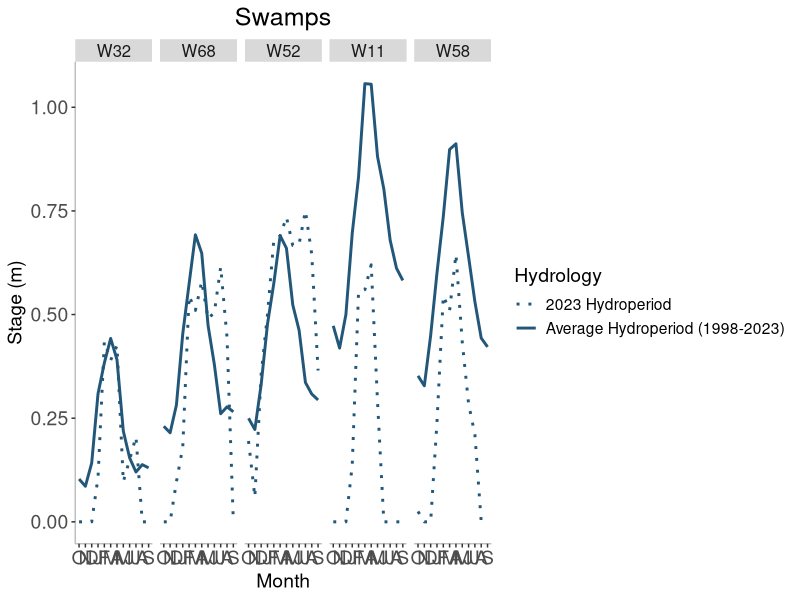
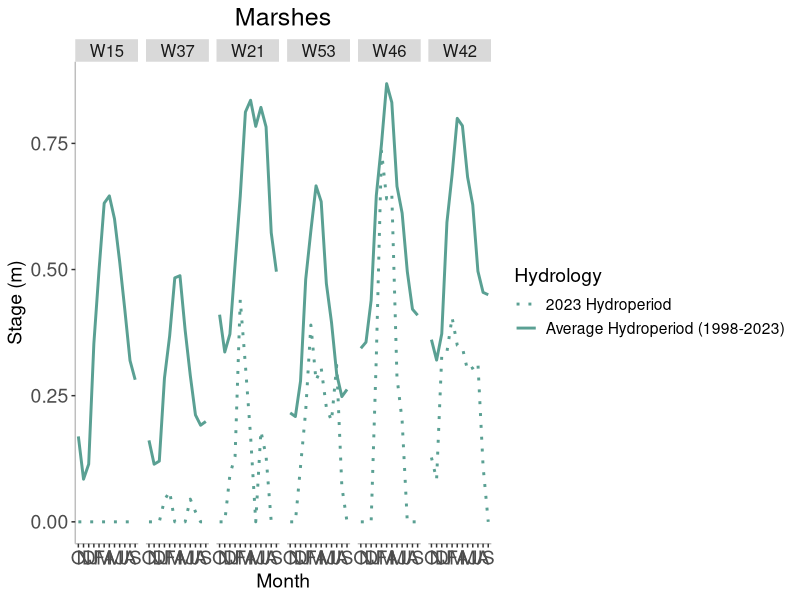
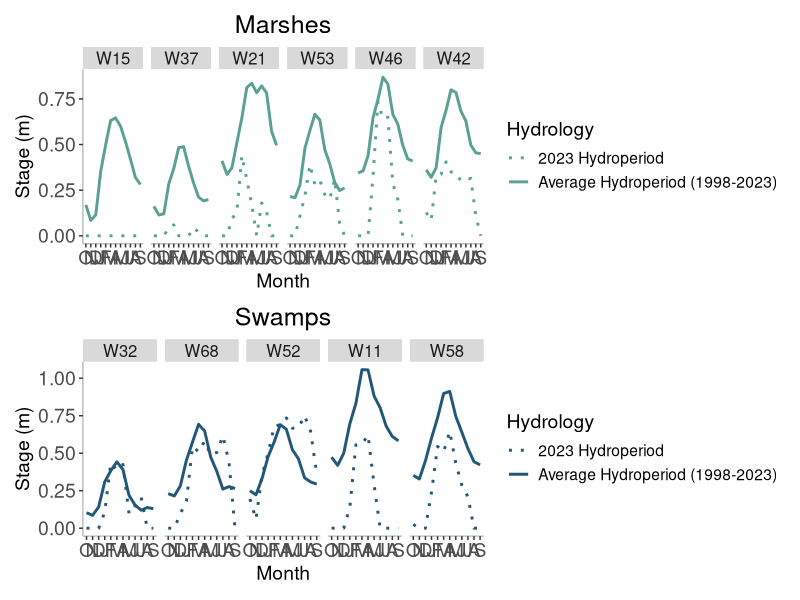

These figures' R source, in order:
### Figure 3
# loading in packages
library(dplyr) 
library(lubridate) 
library(ggplot2)
library(patchwork)

# historical hydrology

hydro_data <- read.csv("HistoricalHydrology.csv")

hydro_data <- hydro_data[-c(5:11)]

# changing column names
colnames(hydro_data) <- c("wetland","veg","date", "stage (m)") 

# changing the date column from characters to dates
hydro_data$date <- mdy(hydro_data$date)

# separating the dates into new columns (month, day, year) and add new column with
# month names
hydro_data2 <- hydro_data
hydro_data2 <- hydro_data2 %>% mutate(month = month(hydro_data$date)) 
hydro_data2 <- hydro_data2%>% mutate(month2 = month.abb[month])
hydro_data2 <- hydro_data2 %>% mutate(day = day(hydro_data$date)) 
hydro_data2 <- hydro_data2 %>% mutate(year = year(hydro_data$date))

# need to remove observations where the year is 2024
hydro_data2 <- hydro_data %>%
  mutate(month = month(date),
         month2 = month.abb[month],
         day = day(date),
         year = year(date)) %>%
  filter(year != 2024) 

# summarizing the data (mean wetland depth each month)
hydro_data_final <- hydro_data2 %>% 
  group_by(wetland = wetland,month = month2, veg = veg) %>% 
  summarize(stage=mean(`stage (m)`))


# contemporary hydrology
contemp_data <- read.csv("ContempHydrology.csv")

contemp_data <- contemp_data[-c(5:11)]

# changing column names
colnames(contemp_data) <- c("wetland","veg","date","stage (m)")

contemp_data$date <- mdy(contemp_data$date)

# separating the dates into new columns (month, day, year) and add new column with
# month names
contemp_data2 <- contemp_data
contemp_data2 <- contemp_data2 %>% mutate(month = month(contemp_data$date)) 
contemp_data2 <- contemp_data2%>% mutate(month2 = month.abb[month])
contemp_data2 <- contemp_data2 %>% mutate(day = day(contemp_data$date)) 
contemp_data2 <- contemp_data2 %>% mutate(year = year(contemp_data$date))

# summarizing the data (mean wetland depth each month)
contemp_data_final <- contemp_data2 %>% 
  group_by(wetland = wetland,month = month2, veg = veg) %>% 
  summarize(stage=mean(`stage (m)`))

# combining the plots
hydro_data_final$contempstage <-contemp_data_final$stage
combinedhydro<- hydro_data_final
combinedhydroswamp <- hydro_data_final %>%
  filter(veg == "Swamp")

combinedhydromarsh <- hydro_data_final %>%
  filter(veg == "Marsh")

combinedhydro <- combinedhydro%>%
  mutate(HLength = case_when(
    wetland == "W15" ~ "Short",
    wetland == "W21" ~ "Intermediate",
    wetland == "W53" ~ "Intermediate",
    wetland == "W46" ~ "Long",
    wetland == "W37" ~ "Short",
    wetland == "W42" ~ "Long",
    wetland == "W11" ~ "Long",
    wetland == "W68" ~ "Intermediate",
    wetland == "W58" ~ "Long",
    wetland == "W32" ~ "Short",
    wetland == "W52" ~ "Intermediate",
  )) %>%
  relocate(HLength, .before = 1)

combinedhydroswamp$wetland = factor(combinedhydroswamp$wetland, levels = c("W15", "W37", "W21", 
                                                                           "W53","W46","W42",
                                                                           "W32", "W68","W52", 
                                                                           "W11", "W58"))
combinedhydromarsh$wetland = factor(combinedhydromarsh$wetland, levels = c("W15", "W37", "W21", 
                                                                           "W53","W46","W42",
                                                                           "W32", "W68","W52", 
                                                                           "W11", "W58"))

combinedhydroswamp$month <- factor(combinedhydroswamp$month, levels=c("Oct", "Nov", "Dec", "Jan", "Feb", "Mar", 
                                                                      "Apr", "May", "Jun", "Jul", "Aug", "Sep"))
combinedhydromarsh$month <- factor(combinedhydromarsh$month, levels=c("Oct", "Nov", "Dec", "Jan", "Feb", "Mar", 
                                                                      "Apr", "May", "Jun", "Jul", "Aug", "Sep"))

swamp <- ggplot(combinedhydroswamp, aes(x = month, group = veg)) +
  geom_line(aes(y = stage, color = "Average Hydroperiod (1998-2023)", linetype = "Average Hydroperiod (1998-2023)"), linewidth = 1) +
  geom_line(aes(y = contempstage, color = "2023 Hydroperiod", linetype = "2023 Hydroperiod"), linewidth = 1) +
  facet_wrap(~ wetland, scales = "free_x", nrow = 1) +
  xlab('Month') +
  ylab('Stage (m)') +
  labs(title = "Swamps")+
  scale_color_manual(name = "Hydrology",
                     values = c("Average Hydroperiod (1998-2023)" = "#22577A", "2023 Hydroperiod" = "#22577A")) +
  scale_linetype_manual(name = "Hydrology",
                        values = c("Average Hydroperiod (1998-2023)" = "solid", "2023 Hydroperiod" = "dotted")) +
  theme(panel.background = element_rect(fill = "white"),
        panel.border = element_rect(color = "white", fill = NA),
        axis.line = element_line(color = "grey"),
        axis.text.x = element_text(size = 14),
        axis.text.y = element_text(size = 14),
        axis.title.y = element_text(size = 14),
        axis.title.x = element_text(size = 14),
        plot.title = element_text(size = 18, hjust = 0.5),
        strip.text.x = element_text(size = 12, margin = margin(2, 0, 2, 0))) +
  theme(text = element_text(size = 14)) +
  scale_x_discrete(labels = c("Oct" = "O", "Nov" = "N", "Dec" = "D", "Jan" = "J", 
                              "Feb" = "F", "Mar" = "M", "Apr" = "A", "May" = "M",
                              "Jun" = "J", "Jul" = "J", "Aug" = "A", "Sep" = "S"))
swamp

marsh <- ggplot(combinedhydromarsh, aes(x = month, group = veg)) +
  geom_line(aes(y = stage, color = "Average Hydroperiod (1998-2023)", linetype = "Average Hydroperiod (1998-2023)"), linewidth = 1) +
  geom_line(aes(y = contempstage, color = "2023 Hydroperiod", linetype = "2023 Hydroperiod"), linewidth = 1) +
  facet_wrap(~ wetland, scales = "free_x", nrow = 1) +
  xlab('Month') +
  ylab('Stage (m)') +
  labs(title = "Marshes")+
  scale_color_manual(name = "Hydrology",
                     values = c("Average Hydroperiod (1998-2023)" = "#5aa093", "2023 Hydroperiod" = "#5aa093")) +
  scale_linetype_manual(name = "Hydrology",
                        values = c("Average Hydroperiod (1998-2023)" = "solid", "2023 Hydroperiod" = "dotted")) +
  theme(panel.background = element_rect(fill = "white"),
        panel.border = element_rect(color = "white", fill = NA),
        axis.line = element_line(color = "grey"),
        axis.text.x = element_text(size = 14),
        axis.text.y = element_text(size = 14),
        axis.title.y = element_text(size = 14),
        axis.title.x = element_text(size = 14),
        plot.title = element_text(size = 18, hjust = 0.5),
        strip.text.x = element_text(size = 12, margin = margin(2, 0, 2, 0))) +
  theme(text = element_text(size = 14)) +
  scale_x_discrete(labels = c("Oct" = "O", "Nov" = "N", "Dec" = "D", "Jan" = "J", 
                              "Feb" = "F", "Mar" = "M", "Apr" = "A", "May" = "M",
                              "Jun" = "J", "Jul" = "J", "Aug" = "A", "Sep" = "S"))
marsh

# putting the marsh and swamp plots together
Figure3<- marsh/swamp
ggsave("Figure3Sickingetal.png", plot = Figure3, dpi = 700, width = 15, height = 6, units = "in")



hydrology<- wilcox.test(combinedhydro$stage, combinedhydro$contempstage)
hydrology
